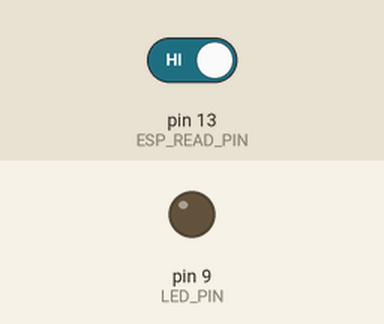
Recording of a program running on a simulated Arduino Uno, built with avr-gcc and run on an emulated ATmega328P. On the bench: output pins drawn as LEDs (lit = HIGH). Inputs (shaded band) come from the test bench; at power-on: pin 13 (ESP_READ_PIN) HIGH.

Above: at 1.3 s.
1.4 s: pin 13 (ESP_READ_PIN) driven LOW
At 2.5 s:
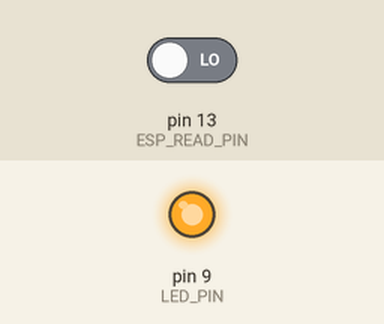
4.5 s: pin 13 (ESP_READ_PIN) driven HIGH
At 4.8 s:
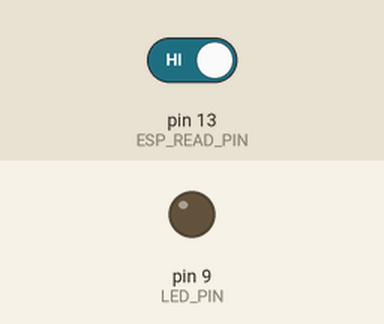
Timing chart, 0 to 7.5 s (numbered marks = the images above; inputs shaded):
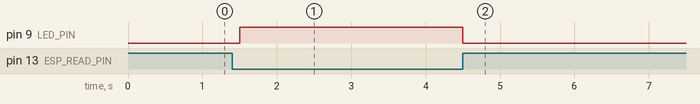

The program:

main.cpp
```cpp
#include <Arduino.h>
#include <SoftwareSerial.h>
#include <string.h>
#include "MzMacros.h"

SoftwareSerial espSerial(3, 6); // RX, TX

#define __BAUD_RATE 115200
#define ESP_READ_PIN 13
#define LED_PIN 9

void setup() {
  pinMode(ESP_READ_PIN, INPUT);
  pinMode(LED_PIN, OUTPUT);

  Serial.begin(__BAUD_RATE);
  espSerial.begin(__BAUD_RATE);

  while(!Serial) {};
  while(!espSerial) {};
}

#define _LOOP_DELAY 250
void loop() {
  int serialBytes = espSerial.available();
  if (serialBytes > 0) {
    char buffer[serialBytes];
    espSerial.readBytes(buffer, serialBytes);
    debugPrint("esp> ", buffer);
  }

  int espSignal = digitalRead(ESP_READ_PIN);
  // debugPrint("espSignal: ", espSignal);

  int ledOn = espSignal == 0;
  digitalWrite(LED_PIN, ledOn);

  delay(_LOOP_DELAY);
}
```

MzMacros.h
```cpp
#ifndef MYMACROS_H
#define MYMACROS_H

#define MZ_DEBUG 1

#if MZ_DEBUG == 1
#define debugPrint(x,y) Serial.print(x);Serial.println(y)
#else
#define debugPrint(x,y)
#endif

// Max number of buttons and leds currently supported
#define MAX_BUTTONS_AND_LEDS 3

#endif
```

Measured:
- after the input at 1.4 s, pin 9 (LED_PIN): LOW → HIGH after 0.10 s
- after the input at 4.5 s, pin 9 (LED_PIN): HIGH → LOW at once
